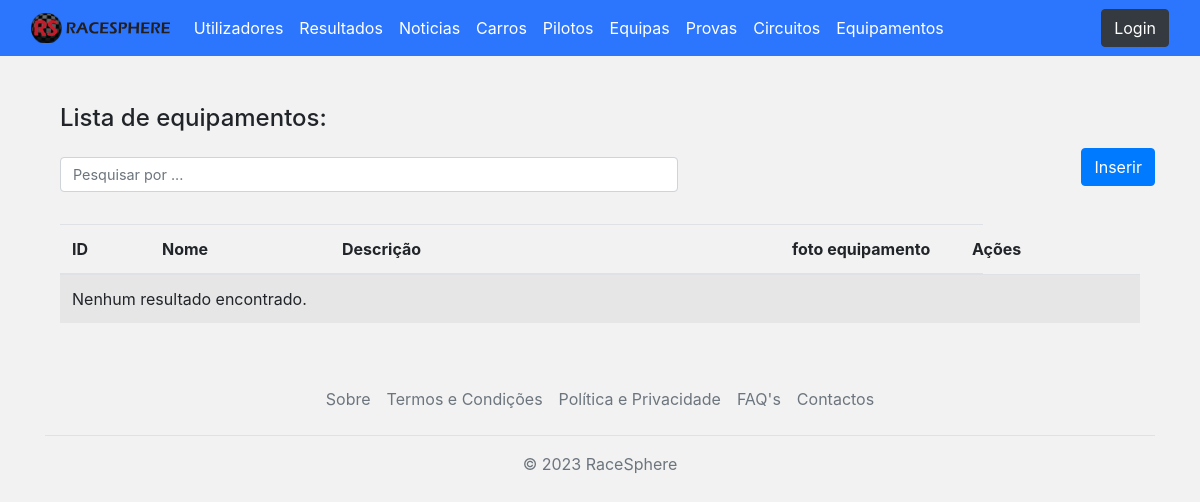
/RaceSphere-v1.0/admin/equipamentos-admin.php, run on an earlier commit of the app's database.
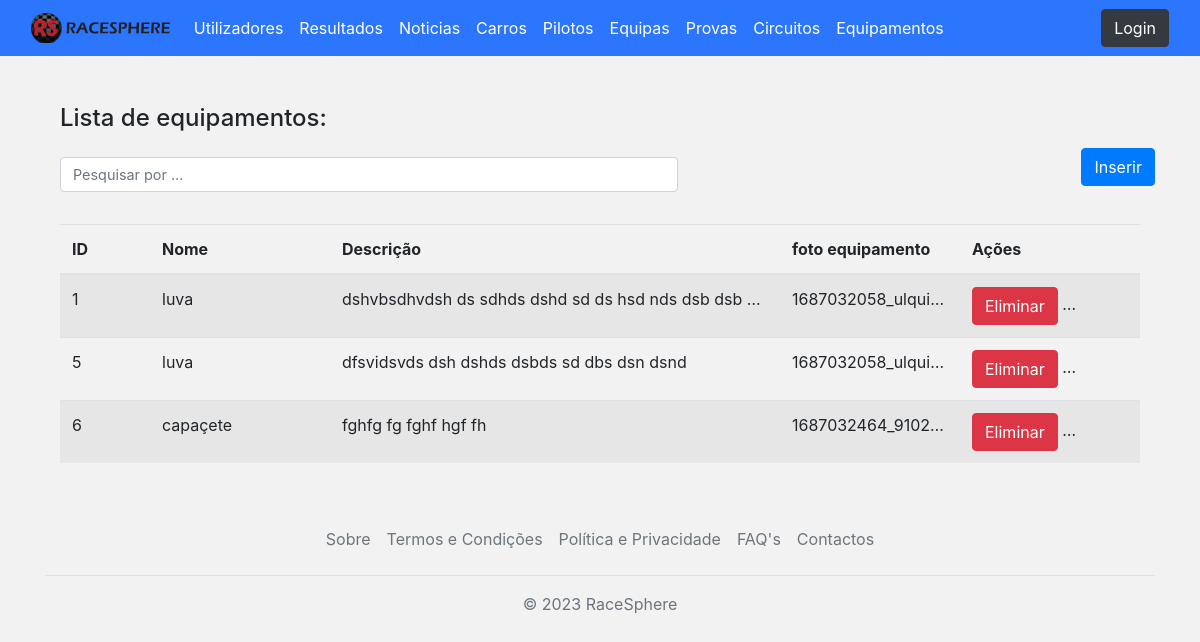
And on a later commit of the database.
### tables this page shows
CREATE TABLE `equipamento` (
  `id_equipamento` int(11) NOT NULL,
  `nome_equipamento` varchar(50) NOT NULL,
  `img_equipamento` varchar(100) DEFAULT NULL,
  `desc_equipamento` text NOT NULL
);

### RaceSphere-v1.0/admin/equipamentos-admin.php (the view, shortened to what this page needs)
<!DOCTYPE html>
<html lang="pt-pt">
<head>
        <?php include('bootstrapInc.php'); ?>
        <link rel="stylesheet" href="../css/luissilva.css">
</head>
<body>
        <?php
        include 'navbar.php';
        include '../sqli/conn.php';
        ?>
        <div class="container mt-3">
                <div class="container mt-3">
                        <h2 class="mt-5">Lista de equipamentos:</h2>
                </div>
                <div class="d-flex justify-content-between align-items-center">
                        <div class="col-md-7">
                                <input type="text" class="form-control mt-3" id="search" placeholder="Pesquisar por ...">
                        </div>
                        <a href="equipamentos-admin-insert.php" class="btn btn-primary ml-3">Inserir</a>
                </div>
                <div class="container mt-3">
                        <div class="row">
                                <div class="col-12 co-md-8">
                                        <div class="table-responsive">
                                                <table class="table table-striped mt-3">
                                                        <thead>
                                                                <tr>
                                                                        <th class="col-1">ID</th>
                                                                        <th class="col-2">Nome</th>
                                                                        <th class="col-5">Descrição</th>
                                                                        <th class="col-2">foto equipamento</th>
                                                                        <th >Ações</th>
                                                                </tr>
                                                        </thead>
                                                        <tbody id="table-body">
                                                                <?php
                                                                $sql_select = "SELECT * FROM equipamento ORDER BY id_equipamento ASC";
                                                                $result = $conn->query($sql_select);
                                                                if ($result->num_rows > 0) {
                                                                        while ($row = $result->fetch_assoc()) {
                                                                                echo "<tr>";
                                                                                echo "<td>" . $row["id_equipamento"] . "</td>";
                                                                                echo "<td>" . $row["nome_equipamento"] . "</td>";
                                                                                echo "<td>" . $row["desc_equipamento"] . "</td>";
                                                                                echo "<td>" . $row["img_equipamento"] . "</td>";
                                                                                echo "<td>";
                                                                                echo "<button class='btn btn-danger btn-delete' data-id='" . $row["id_equipamento"] . "'>Eliminar</button>";
                                                                                echo " <a href=\"equipamentos-admin-edit.php?id_equipamento=" . $row["id_equipamento"] . "&nome_equipamento=" . $row["nome_equipamento"] .
                                                                                        "&desc_equipamento=" . $row["desc_equipamento"] . "&img_equipamento=" . $row["img_equipamento"] . "\" class=\"btn btn-primary btn-edit\">Editar</a>";
                                                                                echo "</td>";
                                                                                echo "</tr>";
                                                                        }
                                                                } else {
                                                                        echo "<tr><td colspan='12'>Nenhum resultado encontrado.</td></tr>";
                                                                }
                                                                ?>
                                                        </tbody>
                                                </table>
                                        </div>
                                </div>
                        </div>
                </div>
        </div>
        <?php
        include 'footer.php';
        ?>
</body>
</html>

### RaceSphere-v1.0/admin/bootstrapInc.php (shortened to what this page needs)
<link rel="stylesheet" href="../css/main.css">
<link rel="stylesheet" href="https://cdn.jsdelivr.net/npm/bootstrap@4.3.1/dist/css/bootstrap.min.css"
>

### RaceSphere-v1.0/admin/navbar.php (shortened to what this page needs)
<nav class="navbar navbar-expand-lg bg-body-tertiary sticky-md-top" id="admin">
    <div class="container-fluid">
        <div class="collapse navbar-collapse" id="navbarTogglerDemo01">
            <a class="navbar-brand " href="../index.php"><img src="../img/logoExt.svg" alt="RaceSphere" height="30"
                    class="d-inline-block align-top"></a>
            <ul class="navbar-nav me-auto mb-2 mb-lg-0">
                <li class="nav-item">
                    <a class="nav-link" href="userManagement.php">Utilizadores</a>
                </li>
                <li class="nav-item">
                    <a class="nav-link" href="results.php">Resultados</a>
                </li>
                <li class="nav-item">
                    <a class="nav-link" href="news.php">Noticias</a>
                </li>
                <li class="nav-item">
                    <a class="nav-link" href="carros-admin.php">Carros</a>
                </li>
                <li class="nav-item">
                    <a class="nav-link" href="piloto.php">Pilotos</a>
                </li>
                <li class="nav-item">
                    <a class="nav-link" href="equipas.php">Equipas</a>
                </li>
                <li class="nav-item">
                    <a class="nav-link" href="provaManagement.php">Provas</a>
                </li>
                <li class="nav-item">
                    <a class="nav-link" href="circuitos.php">Circuitos</a>
                </li>
                <li class="nav-item">
                    <a class="nav-link" href="equipamentos-admin.php">Equipamentos</a>
                </li>
            </ul>
        </div>
        <?php
        if (!isset($_SESSION["nome"])) {
            echo '<form class="form-inline"><a href="../login.php" class="btn btn-dark my-2 my-sm-0">Login</a></form>';
        } else {
            echo '<form class="form-inline"><button class="btn" onclick="confirmLogoutAdmin();">' . $_SESSION["nome"] . ' <img width="22" height="22" src="https://img.icons8.com/ios-glyphs/30/FFFFFF/logout-rounded--v1.png" alt="logout"/></button></form>';
        }
        ?>
    </div>
</nav>

### RaceSphere-v1.0/admin/footer.php (shortened to what this page needs)
<div class="container">
  <footer class="py-3 my-4">
    <ul class="nav justify-content-center border-bottom pb-3 mb-3">
      <li class="nav-item"><a href="../sobre.php" class="nav-link px-2 text-muted">Sobre</a></li>
      <li class="nav-item"><a href="../tercod.php" class="nav-link px-2 text-muted">Termos e Condições</a></li>
      <li class="nav-item"><a href="../privacyPolicy.php" class="nav-link px-2 text-muted">Política e Privacidade</a></li>
      <li class="nav-item"><a href="../FAQ.php" class="nav-link px-2 text-muted">FAQ's</a></li>
      <li class="nav-item"><a href="../contactos.php" class="nav-link px-2 text-muted">Contactos</a></li>
    </ul>
    <p class="text-center text-muted">© 2023 RaceSphere</p>
  </footer>
</div>

### RaceSphere-v1.0/css/main.css (style rules this page uses)
body { margin: 0; font-family: 'Roboto Condensed', sans-serif; font-weight: lighter; }
nav { background-color: rgb(255, 123, 0); color: black; }
nav a { transition-duration: 380ms; color: black; }
nav#admin { background-color: #2c75fd; color: white; }
nav#admin a { color: white; }

### RaceSphere-v1.0/css/luissilva.css (style rules this page uses)
body { background-color: #f2f2f2; width: 100%; }
.row { margin-left: -15px; margin-right: -15px; }
h2 { font-size: 1.5rem; margin-bottom: 0.5rem; }
.form-control { font-size: 0.9rem; }
.table { table-layout: fixed; }
.table td { max-width: 200px; overflow: hidden; text-overflow: ellipsis; white-space: nowrap; }

What changed in the data, as far as the page shows it:
added equipamento: id_equipamento "1", nome_equipamento "luva", desc_equipamento "dshvbsdhvdsh ds sdhds dshd sd ds hsd nds dsb dsb…", img_equipamento "1687032058_ulqui…"
added equipamento: id_equipamento "5", nome_equipamento "luva", desc_equipamento "dfsvidsvds dsh dshds dsbds sd dbs dsn dsnd", img_equipamento "1687032058_ulqui…"
added equipamento: id_equipamento "6", nome_equipamento "capaçete", desc_equipamento "fghfg fg fghf hgf fh", img_equipamento "1687032464_9102…"
Also different on the page:
text no longer shown: "Nenhum resultado encontrado."
